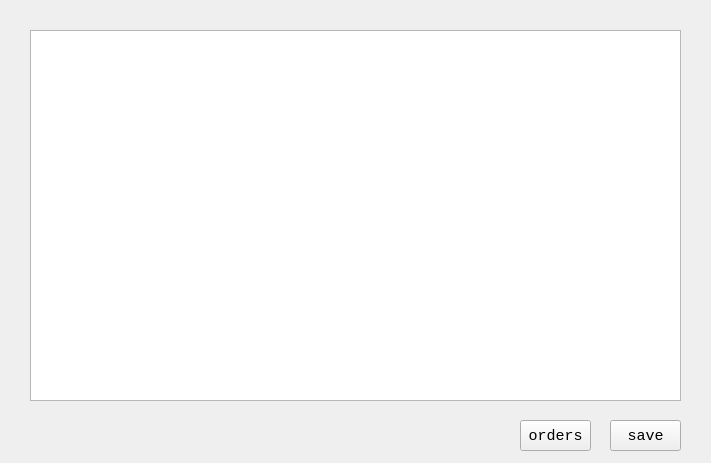
<?xml version="1.0" encoding="UTF-8"?>
<ui version="4.0">
 <class>MainWindow</class>
 <widget class="QMainWindow" name="MainWindow">
  <property name="geometry">
   <rect>
    <x>0</x>
    <y>0</y>
    <width>711</width>
    <height>463</height>
   </rect>
  </property>
  <property name="windowTitle">
   <string>MainWindow</string>
  </property>
  <widget class="QWidget" name="centralWidget">
   <widget class="QTableWidget" name="tableWidget">
    <property name="geometry">
     <rect>
      <x>30</x>
      <y>30</y>
      <width>651</width>
      <height>371</height>
     </rect>
    </property>
   </widget>
   <widget class="QPushButton" name="saveBtn">
    <property name="geometry">
     <rect>
      <x>610</x>
      <y>420</y>
      <width>71</width>
      <height>31</height>
     </rect>
    </property>
    <property name="font">
     <font>
      <family>Consolas</family>
      <pointsize>11</pointsize>
     </font>
    </property>
    <property name="text">
     <string>save</string>
    </property>
   </widget>
   <widget class="QPushButton" name="orderBtn">
    <property name="geometry">
     <rect>
      <x>520</x>
      <y>420</y>
      <width>71</width>
      <height>31</height>
     </rect>
    </property>
    <property name="font">
     <font>
      <family>Consolas</family>
      <pointsize>11</pointsize>
     </font>
    </property>
    <property name="text">
     <string>orders</string>
    </property>
   </widget>
  </widget>
 </widget>
 <layoutdefault spacing="6" margin="11"/>
 <resources/>
 <connections/>
</ui>
